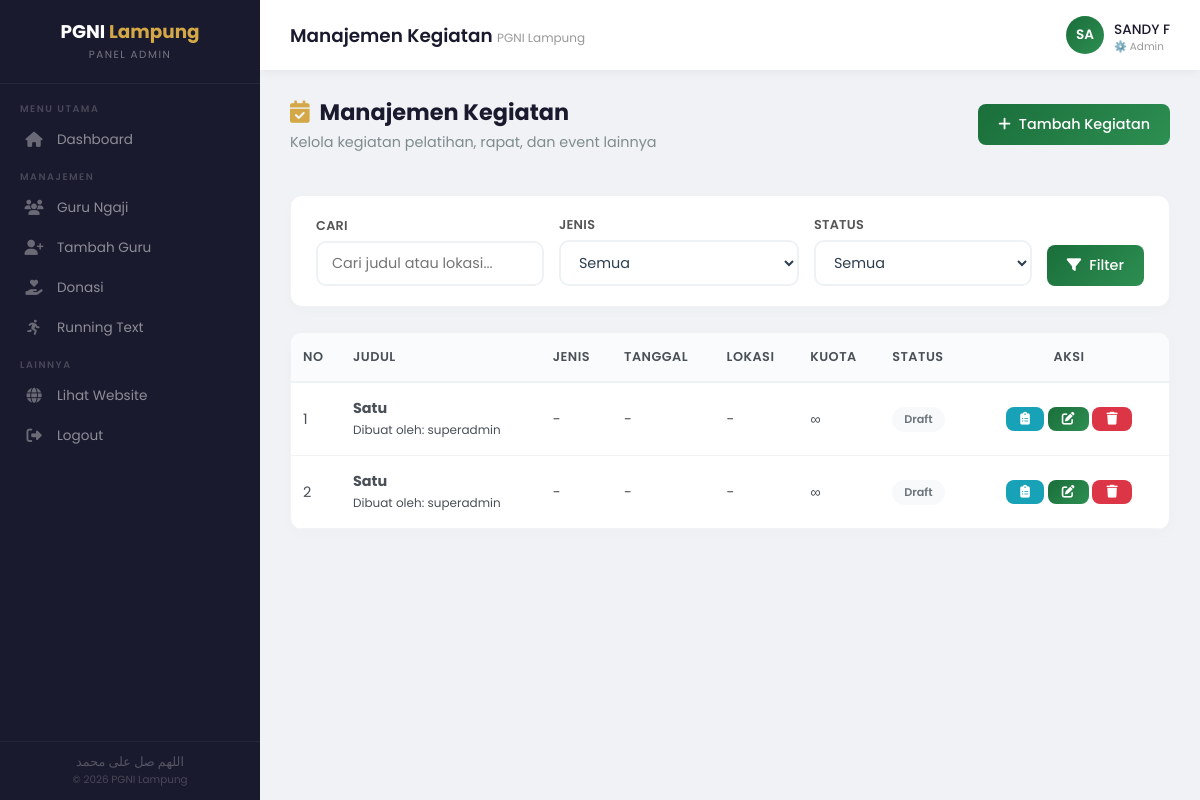
The page /admin/kegiatan.php (signed in) on the database its author committed.
### tables this page shows
CREATE TABLE `kegiatan` (
  `id` int(11) NOT NULL AUTO_INCREMENT,
  `judul` varchar(200) NOT NULL,
  `deskripsi` text DEFAULT NULL,
  `tanggal` date DEFAULT NULL,
  `gambar` varchar(255) DEFAULT NULL,
  `created_by` int(11) DEFAULT NULL,
  `created_at` timestamp NULL DEFAULT current_timestamp(),
  PRIMARY KEY (`id`),
  KEY `created_by` (`created_by`)
);

CREATE TABLE `users` (
  `id` int(11) NOT NULL AUTO_INCREMENT,
  `username` varchar(50) NOT NULL,
  `password` varchar(255) NOT NULL,
  `nama_lengkap` varchar(100) NOT NULL,
  `email` varchar(100) DEFAULT NULL,
  `role` enum('super_admin','admin','petugas_kecamatan') NOT NULL,
  `kecamatan_id` int(11) DEFAULT NULL,
  `created_at` timestamp NULL DEFAULT current_timestamp(),
  `no_telepon` varchar(20) DEFAULT NULL,
  `alamat` text DEFAULT NULL,
  `profile_photo` varchar(255) DEFAULT NULL,
  PRIMARY KEY (`id`),
  UNIQUE KEY `username` (`username`),
  UNIQUE KEY `email` (`email`)
);

### admin/kegiatan.php (the view, shortened to what this page needs)
<?php
$root_path = dirname(__DIR__);
require_once $root_path . '/include/functions.php';
$create_table = "CREATE TABLE IF NOT EXISTS `kegiatan` (
    `id` INT(11) NOT NULL AUTO_INCREMENT,
    `judul` VARCHAR(255) NOT NULL,
    `deskripsi` TEXT NULL,
    `jenis` VARCHAR(50) NULL DEFAULT 'pelatihan',
    `tanggal_mulai` DATETIME NULL,
    `tanggal_selesai` DATETIME NULL,
    `lokasi` VARCHAR(255) NULL,
    `alamat` TEXT NULL,
    `latitude` DECIMAL(10, 8) NULL,
    `longitude` DECIMAL(11, 8) NULL,
    `radius` INT(11) DEFAULT 100,
    `kuota` INT(11) DEFAULT 0,
    `qr_code` VARCHAR(255) NULL,
    `status` VARCHAR(20) NULL DEFAULT 'draft',
    `created_by` INT(11) NULL,
    `created_at` DATETIME DEFAULT CURRENT_TIMESTAMP,
    `updated_at` DATETIME NULL,
    PRIMARY KEY (`id`),
    INDEX `idx_status` (`status`),
    INDEX `idx_tanggal` (`tanggal_mulai`)
) ENGINE=InnoDB DEFAULT CHARSET=utf8mb4 COLLATE=utf8mb4_unicode_ci";
mysqli_query($conn, $create_table);
$check_columns = mysqli_query($conn, "SHOW COLUMNS FROM kegiatan");
$existing_columns = [];
while ($col = mysqli_fetch_assoc($check_columns)) {
    $existing_columns[] = $col['Field'];
}
$table_user = 'users';
$column_name = 'nama';
$check_columns_user = mysqli_query($conn, "SHOW COLUMNS FROM $table_user");
$columns_user = [];
while ($col = mysqli_fetch_assoc($check_columns_user)) {
    $columns_user[] = $col['Field'];
}
if (in_array('nama', $columns_user)) {
    $column_name = 'nama';
} elseif (in_array('full_name', $columns_user)) {
    $column_name = 'full_name';
} elseif (in_array('username', $columns_user)) {
    $column_name = 'username';
} elseif (in_array('name', $columns_user)) {
    $column_name = 'name';
} else {
    $column_name = 'id';
}
$per_page = 15;
$page = isset($_GET['page']) ? (int)$_GET['page'] : 1;
$page = max(1, $page);
$offset = ($page - 1) * $per_page;
$search = isset($_GET['search']) ? trim($_GET['search']) : '';
$select_fields = "k.id, k.judul, k.created_at";
if (in_array('deskripsi', $existing_columns)) {
    $select_fields .= ", k.deskripsi";
}
$select_fields .= ", u.$column_name as created_by_name";
$query = "SELECT $select_fields
          FROM kegiatan k
          LEFT JOIN $table_user u ON k.created_by = u.id
          WHERE 1=1";
$query .= " ORDER BY k.created_at DESC LIMIT $offset, $per_page";
$kegiatan_list = mysqli_query($conn, $query);
include $root_path . '/admin/include/admin_header.php';
?>
<div class="main-content">
    <div class="page-header">
        <div class="page-header-left">
            <h2><i class="fas fa-calendar-check"></i> Manajemen Kegiatan</h2>
            <p class="text-muted">Kelola kegiatan pelatihan, rapat, dan event lainnya</p>
        </div>
        <div class="page-header-right">
            <a href="kegiatan_tambah.php" class="btn btn-primary">
                <i class="fas fa-plus"></i> Tambah Kegiatan
            </a>
        </div>
    </div>
    <div class="filter-section">
        <form action="" method="GET" class="filter-form">
            <div class="filter-form-group" style="flex: 2; min-width: 200px;">
                <label class="filter-label">Cari</label>
                <input type="text" name="search" class="form-control" placeholder="Cari judul atau lokasi..." value="<?php echo htmlspecialchars($search ?? ''); ?>">
            </div>
            <div class="filter-form-group" style="min-width: 150px;">
                <label class="filter-label">Jenis</label>
                <select name="jenis" class="form-control">
                    <option value="">Semua</option>
                </select>
            </div>
            <div class="filter-form-group" style="min-width: 140px;">
                <label class="filter-label">Status</label>
                <select name="status" class="form-control">
                    <option value="">Semua</option>
                </select>
            </div>
            <div>
                <button type="submit" class="btn btn-primary"><i class="fas fa-filter"></i> Filter</button>
            </div>
        </form>
    </div>
    <div class="table-wrapper">
        <div class="table-responsive">
            <table class="table">
                <thead>
                    <tr>
                        <th style="width:50px;">No</th>
                        <th>Judul</th>
                        <th>Jenis</th>
                        <th>Tanggal</th>
                        <th>Lokasi</th>
                        <th>Kuota</th>
                        <th>Status</th>
                        <th style="text-align:center;width:200px;">Aksi</th>
                    </tr>
                </thead>
                <tbody>
                    <?php if ($kegiatan_list && mysqli_num_rows($kegiatan_list) > 0): ?>
                        <?php $no = $offset + 1; ?>
                        <?php while ($k = mysqli_fetch_assoc($kegiatan_list)): ?>
                            <tr>
                                <td><?php echo $no++; ?></td>
                                <td>
                                    <strong><?php echo htmlspecialchars($k['judul'] ?? ''); ?></strong>
                                    <?php if (!empty($k['created_by_name'])): ?>
                                        <br><small class="text-muted">Dibuat oleh: <?php echo htmlspecialchars($k['created_by_name']); ?></small>
                                    <?php endif; ?>
                                </td>
                                <td>
                                    <?php
                                    $jenis = $k['jenis'] ?? '';
                                    echo !empty($jenis) ? '<span class="badge badge-info">' . ucfirst($jenis) . '</span>' : '<span class="text-muted">-</span>';
                                    ?>
                                </td>
                                <td>
                                    <?php if (!empty($k['tanggal_mulai'])): ?>
                                        <?php echo date('d/m/Y', strtotime($k['tanggal_mulai'])); ?>
                                        <br><small>
                                            <?php echo date('H:i', strtotime($k['tanggal_mulai'])); ?> -
                                            <?php echo !empty($k['tanggal_selesai']) ? date('H:i', strtotime($k['tanggal_selesai'])) : 'Selesai'; ?>
                                        </small>
                                    <?php else: ?>
                                        <span class="text-muted">-</span>
                                    <?php endif; ?>
                                </td>
                                <td><?php echo htmlspecialchars($k['lokasi'] ?? '-'); ?></td>
                                <td><?php echo isset($k['kuota']) && $k['kuota'] > 0 ? $k['kuota'] : '∞'; ?></td>
                                <td>
                                    <?php
                                    $status = $k['status'] ?? 'draft';
                                    $status_label = ucfirst($status);
                                    ?>
                                    <span class="badge-status <?php echo $status; ?>">
                                        <?php echo $status_label; ?>
                                    </span>
                                </td>
                                <td style="text-align:center;">
                                    <a href="absensi.php?kegiatan_id=<?php echo $k['id']; ?>" class="btn btn-info btn-sm" title="Absensi">
                                        <i class="fas fa-clipboard-list"></i>
                                    </a>
                                    <a href="kegiatan_edit.php?id=<?php echo $k['id']; ?>" class="btn btn-primary btn-sm" title="Edit">
                                        <i class="fas fa-edit"></i>
                                    </a>
                                    <a href="kegiatan_hapus.php?id=<?php echo $k['id']; ?>" class="btn btn-danger btn-sm" title="Hapus" onclick="return confirm('Yakin hapus kegiatan ini?')">
                                        <i class="fas fa-trash"></i>
                                    </a>
                                </td>
                            </tr>
                        <?php endwhile; ?>
                    <?php endif; ?>
                </tbody>
            </table>
        </div>
    </div>
</div>
<?php include $root_path . '/admin/include/admin_footer.php'; ?>

### admin/include/admin_header.php (style rules this page uses)
:root { --primary: #1a6e3a; --primary-dark: #0e4a26; --primary-light: #2d8f52; --gold: #d4a847; --gold-light: #f0dba8; --dark: #1a1a2e; --sidebar-width: 260px; --header-height: 70px; --transition: all 0.3s ease; }
* { margin: 0; padding: 0; box-sizing: border-box; }
body { font-family: 'Poppins', sans-serif; background: #f0f2f5; direction: ltr; display: flex; min-height: 100vh; }

### admin/kegiatan.php (style rules this page uses)
.page-header { display: flex; justify-content: space-between; align-items: center; flex-wrap: wrap; gap: 15px; margin-bottom: 25px; padding-bottom: 15px; border-bottom: 2px solid #f0f2f5; }
.page-header-left h2 { font-size: 1.4rem; color: #1a1a2e; margin: 0 0 3px 0; display: flex; align-items: center; gap: 10px; }
.page-header-left h2 i { color: #d4a847; }
.page-header-left .text-muted { color: #7f8c8d; font-size: 0.9rem; margin: 0; }
.page-header-right { display: flex; gap: 10px; flex-wrap: wrap; }
.btn { display: inline-flex; align-items: center; gap: 8px; padding: 10px 20px; border: none; border-radius: 8px; font-weight: 500; font-size: 0.9rem; cursor: pointer; transition: all 0.3s ease; text-decoration: none; font-family: 'Poppins', sans-serif; }
.btn-primary { background: linear-gradient(135deg, #1a6e3a, #2d8f52); color: #fff; }
.btn-sm { padding: 6px 14px; font-size: 0.8rem; }
.btn-info { background: #17a2b8; color: #fff; }
.btn-danger { background: #dc3545; color: #fff; }
.badge-status { display: inline-block; padding: 4px 12px; border-radius: 20px; font-size: 0.7rem; font-weight: 600; }
.badge-status.draft { background: #f8f9fa; color: #6c757d; }
.filter-section { background: #fff; padding: 20px 25px; border-radius: 12px; margin-bottom: 25px; box-shadow: 0 4px 15px rgba(0,0,0,0.02); border: 1px solid #f0f2f5; }
.filter-form { display: flex; gap: 15px; flex-wrap: wrap; align-items: flex-end; }
.filter-form-group { flex-direction: column; display: flex; flex: 1 1 auto; min-width: 150px; }
.filter-label { display: block; font-size: 0.8rem; font-weight: 600; color: #555; margin-bottom: 6px; text-transform: uppercase; letter-spacing: 0.3px; }
.form-control { width: 100%; padding: 10px 14px; border: 2px solid #eef2f5; border-radius: 10px; font-size: 0.9rem; font-family: 'Poppins', sans-serif; transition: all 0.25s ease; background: #fff; color: #2c3e50; }
.table-wrapper { background: #fff; border-radius: 12px; overflow: hidden; box-shadow: 0 4px 15px rgba(0,0,0,0.02); border: 1px solid #f0f2f5; margin-bottom: 25px; width: 100%; }
.table-responsive { overflow-x: auto; -webkit-overflow-scrolling: touch; width: 100%; }
.table { width: 100%; border-collapse: collapse; min-width: 700px; }
.table thead tr { background: #fafbfc; border-bottom: 2px solid #edf2f7; }
.table th { padding: 15px 12px; text-align: left; font-weight: 600; color: #495057; font-size: 0.8rem; text-transform: uppercase; letter-spacing: 0.5px; white-space: nowrap; }
.table td { padding: 15px 12px; border-bottom: 1px solid #f1f3f5; vertical-align: middle; font-size: 0.9rem; color: #495057; }

### rows shown on the page
kegiatan: judul "Satu", users.username "superadmin", lokasi "-", status_label "Draft"
kegiatan: judul "Satu", users.username "superadmin", lokasi "-", status_label "Draft"

### other values the page prints
$title "Manajemen Kegiatan"
substr($_SESSION['nama_lengkap'] ?? 'A', 0, 2) "SA"
$_SESSION['nama_lengkap'] "SANDY F"
$role_display[$_SESSION['role'] ?? 'admin'] "⚙️ Admin"
